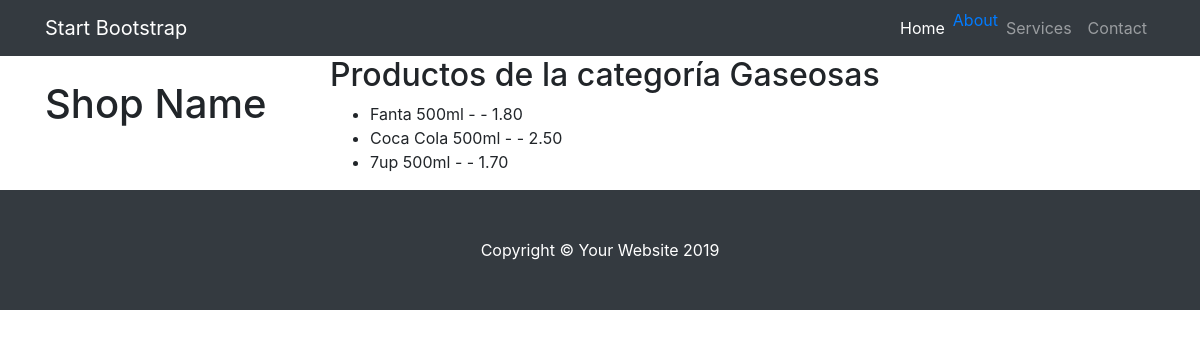
/tienda/listar/1/, run on the app's committed database.
### tienda/models.py (models this page shows, shortened)
class Categoria(models.Model):
    nombre = models.CharField(max_length=200)
    pub_date = models.DateTimeField('fecha de registro',auto_now=True)

class Producto(models.Model):
    categoria = models.ForeignKey(Categoria,on_delete=models.CASCADE)
    nombre = models.CharField(max_length=200)
    precio = models.DecimalField(max_digits=6,decimal_places=2)
    stock = models.IntegerField(default=0)
    pub_date = models.DateTimeField('date published')

### tienda/views.py (the view)
# urls.py: path('listar/<int:categoria_id>/', views.listar, name='listar'),
def listar(request, categoria_id):
    categoria = Categoria.objects.get(pk=categoria_id)
    productos = Producto.objects.filter(categoria=categoria)
    return render(request, 'listar.html', {'productos': productos, 'categoria': categoria})

### tienda/templates/listar.html
{% extends 'layout.html' %}
{% block content %}
  <h2>Productos de la categoría {{ categoria.nombre }}</h2>
  <ul>
    {% for producto in productos %}
      <li>{{ producto.nombre }} - {{ producto.descripcion }} - {{ producto.precio }}</li>
    {% endfor %}
  </ul>
{% endblock %}

### tienda/static/css/shop.css (style rules this page uses)
body { padding-top: 54px; }
@media (min-width: 992px) { body { padding-top: 56px; } }

### data on the page
Categoria: nombre "Gaseosas"
Producto: nombre "Fanta 500ml", precio "1.80"
Producto: nombre "Coca Cola 500ml", precio "2.50"
Producto: nombre "7up 500ml", precio "1.70"
